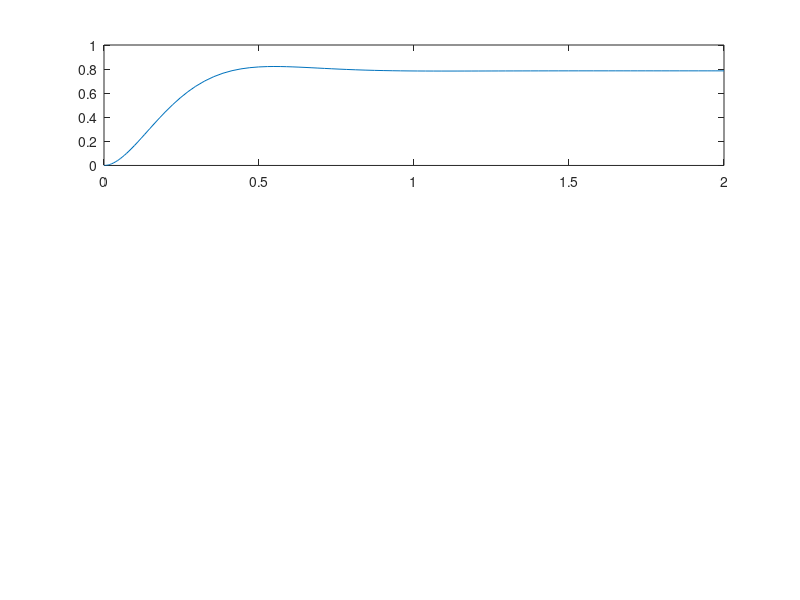

The MATLAB script that drew this image: (Note: this script raises an error after producing the figure.)

% Parameters
J = 0.05;
b = 0.01;
m = 1.0;
ell = 0.5;
g = 9.81;

qd = deg2rad(45);  % desired angle

wn = 8.0;
zeta = 0.7;

Kp = J * wn^2;
Kd = 2 * J * zeta * wn - b;

% continuous dynamics with controller
dyn = @(t, x) [
    x(2);  % x(1) = q, x(2) = dq
    ( ...
      Kp * (qd - x(1)) + ...
      Kd * (0 - x(2)) + ...
      m * g * ell * sin(x(1)) - ...
      b * x(2) - ...
      m * g * ell * sin(x(1)) ...
    ) / J  % J ddq + b dq + g(q) = tau
];

x0 = [0; 0];
tspan = [0 2];
[t, x] = ode45(dyn, tspan, x0);

q = x(:,1);
dq = x(:,2);

figure;
subplot(3,1,1);
plot(t, q); hold on;
yline(qd, "--");
ylabel("q [rad]");
legend("q", "q_d");

subplot(3,1,2);
plot(t, dq);
ylabel("dq [rad/s]");

% compute torque trajectory
tau = Kp * (qd - q) + Kd * (0 - dq) + m * g * ell * sin(q);
subplot(3,1,3);
plot(t, tau);
ylabel("tau [N m]");
xlabel("time [s]");
